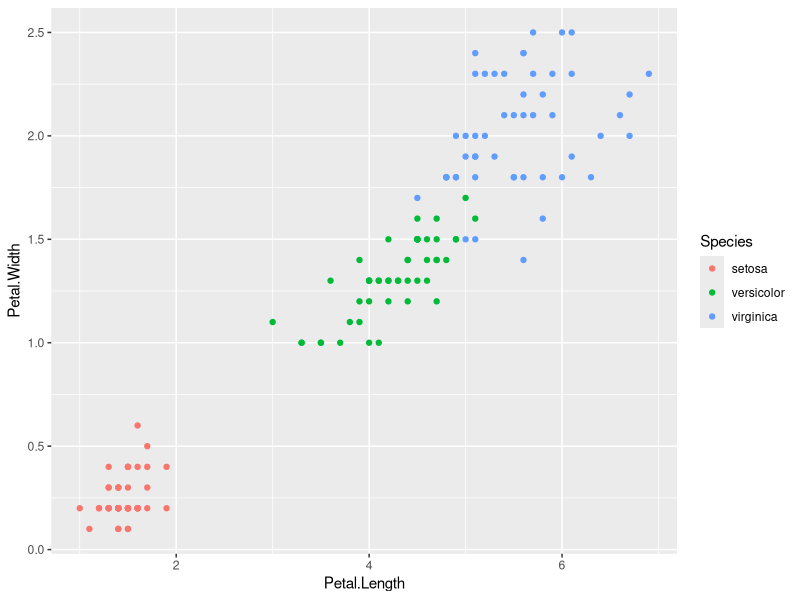
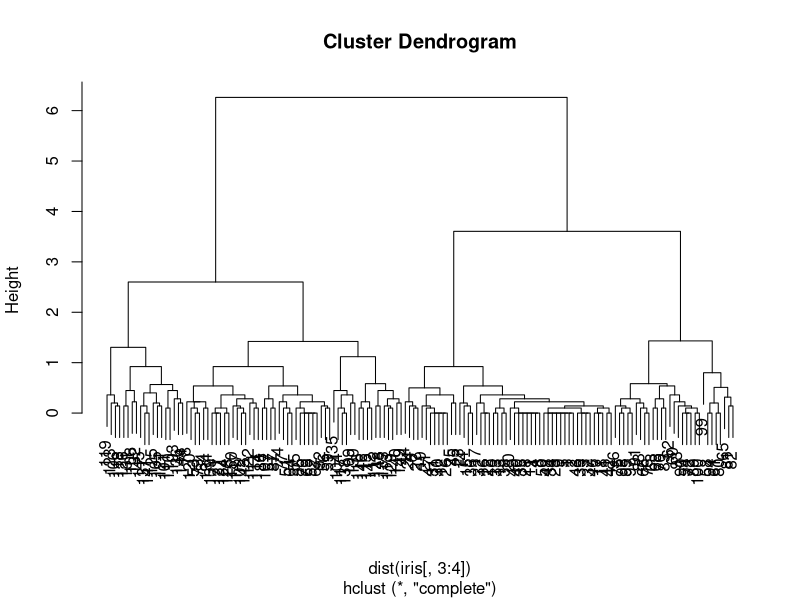
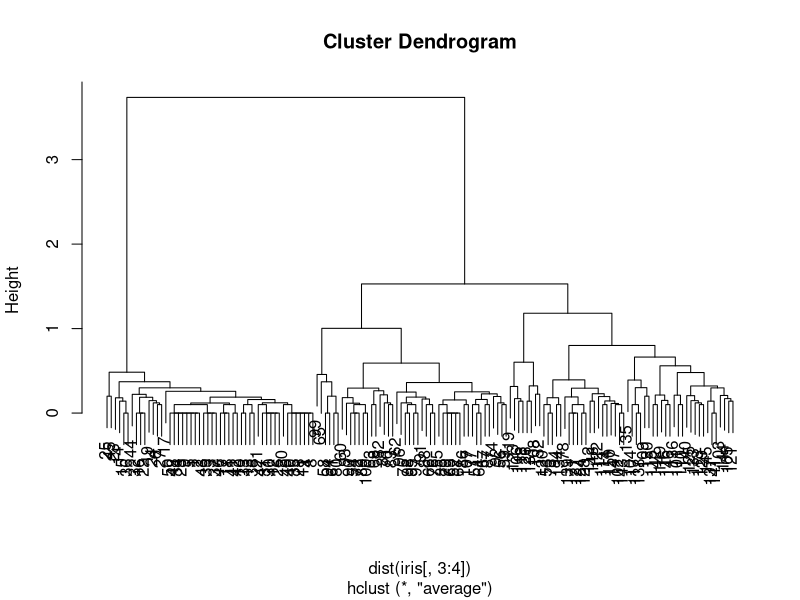
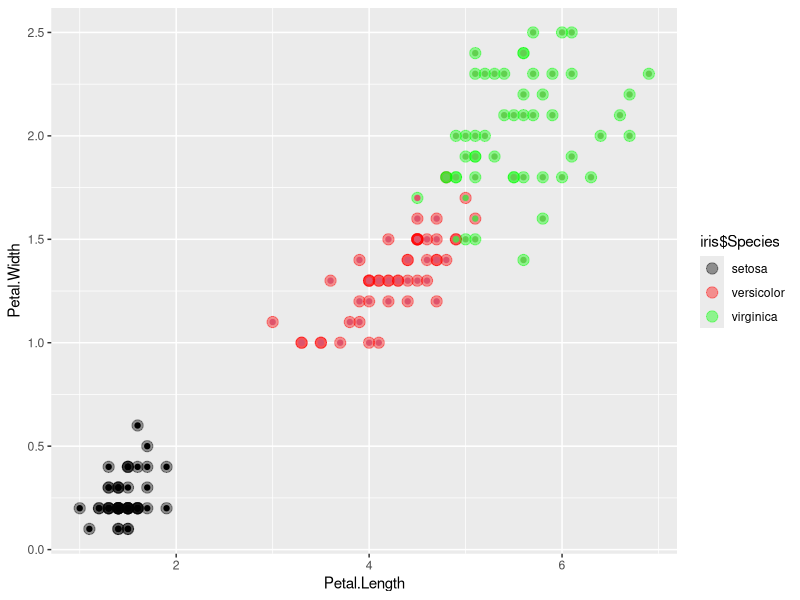

These figures' R source, in order:
library(datasets)
head(iris)

#Petal length and width appear to be similar
library(ggplot2)


ggplot(iris, aes(Petal.Length, Petal.Width, color = Species)) + geom_point()

set.seed(20)
irisCluster <- hclust(dist(iris[, 3:4]))
plot(irisCluster)

clusterCut <- cutree(irisCluster, 3)
table(clusterCut, iris$Species)

clusters <- hclust(dist(iris[, 3:4]), method = 'average')
plot(clusters)

clusterCut <- cutree(clusters, 3)
table(clusterCut, iris$Species)

ggplot(iris, aes(Petal.Length, Petal.Width, color = iris$Species)) +
  geom_point(alpha = 0.4, size = 3.5) + geom_point(col = clusterCut) +
  scale_color_manual(values = c('black', 'red', 'green'))
